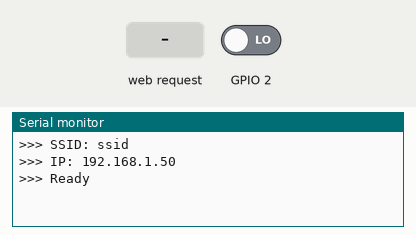
Simulated run of this sketch. Board: ESP8266 (NodeMCU). On the bench: the last lines printed to the serial monitor. The test bench sets the inputs (shaded band); at power-on: GPIO 2 LOW. WiFi joins after 1.5 s; servers stay silent unless stated.

Above: at 2.7 s.
2.8 s: HTTP request GET /reed received
At 3.6 s:
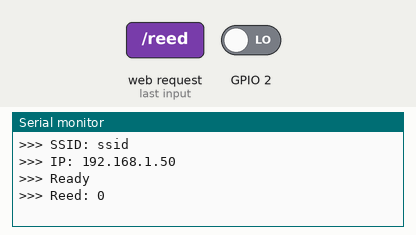
4.3 s: HTTP request GET /test received
At 4.8 s:
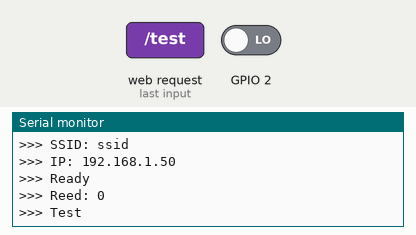

The sketch:

reed-door-switch-server.ino
```cpp
#include <ESP8266WiFi.h>
#include <ESP8266WebServer.h>

const char* ssid = "ssid";
const char* password = "pw";
ESP8266WebServer server(80);

void setup() {
  Serial.begin(9600);
  setPins();
  setConnection();
  setServer();
  Serial.println(">>> Ready");
}

void loop() {
  server.handleClient();
}

void getReedState() {
  int currentReedState = checkReed();
  server.send(200, "text/plain", "Reed: " + String(currentReedState));
  Serial.println(">>> Reed: " + String(currentReedState));
}

void getTest() {
  server.send(200, "text/plain", "ESP01: Test");
  Serial.println(">>> Test");
}

int checkReed() {
  int current = digitalRead(2);
  if(current==1) {
    setPins();
  }
  return current;
}

void setPins() {
  pinMode(2, OUTPUT);
  pinMode(2, 0);
  pinMode(2, INPUT);
}

void setConnection() {
  WiFi.begin(ssid, password);
  WiFi.mode(WIFI_STA);
  while (WiFi.status() != WL_CONNECTED) {
    delay(500);
  }
  Serial.print(">>> SSID: ");
  Serial.println(ssid);
  Serial.print(">>> IP: ");
  Serial.println(WiFi.localIP());
}

void setServer() {
  server.on("/reed", getReedState);
  server.on("/test", getTest);
  server.begin();
}
```

Measured:
- after the input at 2.8 s, the serial monitor: prints a new line at once (image 1)
- after the input at 4.3 s, the serial monitor: prints a new line at once (image 2)
